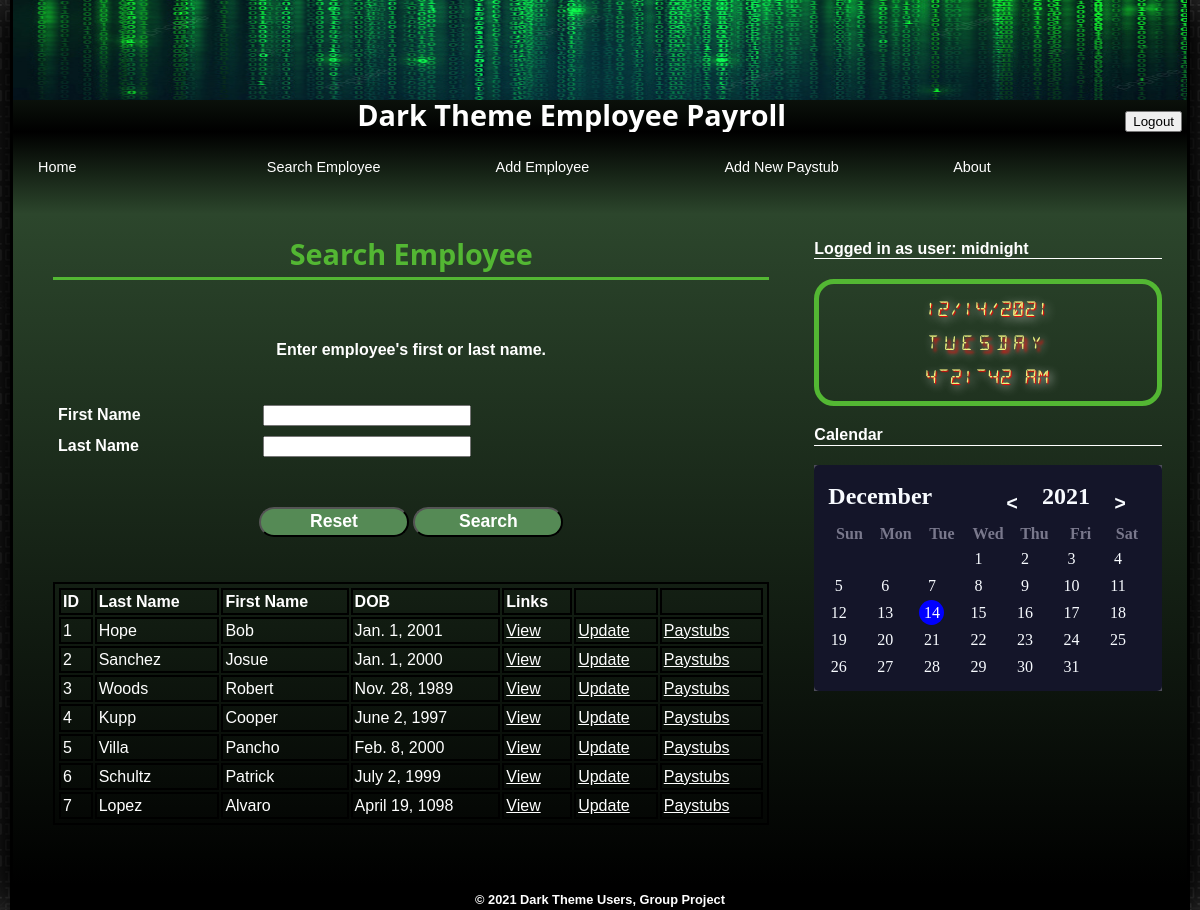
The page /search (signed in) on the database as committed earlier.
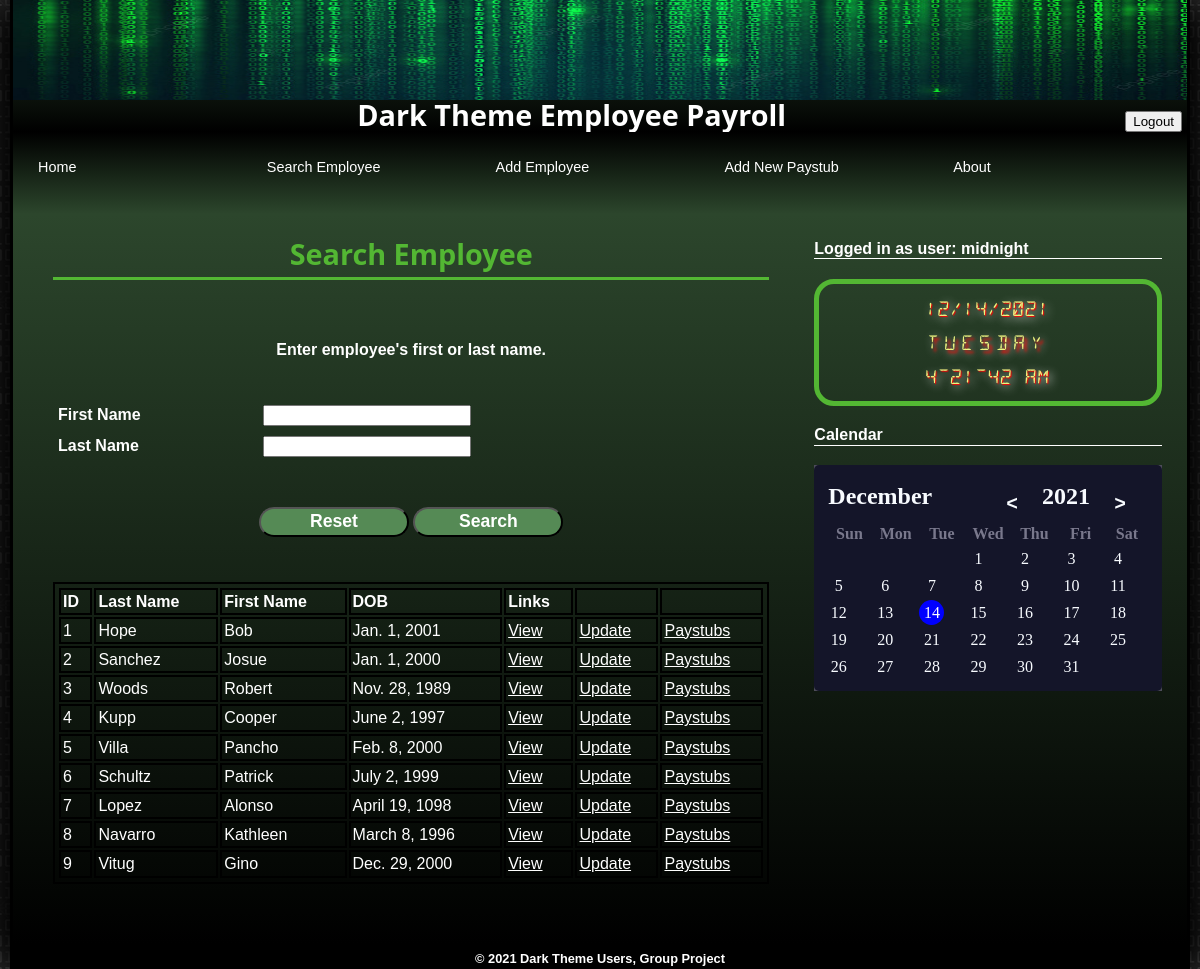
The same page on the database as committed later.
### persons/models.py (models this page shows)
class Person(models.Model):
    id_number = models.IntegerField(primary_key=True)
    first_name = models.TextField()
    last_name = models.TextField()
    middle_name = models.TextField(blank=True)
    address = models.TextField()
    birth_date = models.DateField()
    email = models.EmailField(('email address'), unique=True)

class Employee(Person):
    date_hired = models.DateField()
    pay_rate = models.DecimalField(max_digits=7, decimal_places=2)
    active = models.BooleanField()

class Person(models.Model):
    id_number = models.IntegerField(primary_key=True)
    first_name = models.TextField()
    last_name = models.TextField()
    middle_name = models.TextField(blank=True)
    address = models.TextField()
    birth_date = models.DateField()
    email = models.EmailField(('email address'), unique=True)

### persons/views.py (the view)
# urls.py: path('search', search_employee_view),
@login_required
def search_employee_view(request):
    employees = Employee.objects.all()
    context = {
        "employees": employees
    }
    if request.method == "GET":
        emp_fname = request.GET.get("fname")
        emp_lname = request.GET.get("lname")
    if isNotBlank(emp_fname):
        employees = Employee.objects.filter(first_name = emp_fname)
        context = {
            "employees": employees
        }
    elif isNotBlank(emp_lname):
        employees = Employee.objects.filter(last_name = emp_lname)
        context = {
            "employees": employees
        }
    elif isBlank(emp_fname) and isBlank(emp_lname):
        employees = Employee.objects.all()
        context = {
            "employees": employees
        }
    return render(request, "search-employee.html", context=context)

### persons/views.py (called while the page is built)
def isBlank(myString):
    return not (myString and myString.strip())

def isNotBlank(myString):
    return bool(myString and myString.strip())

### templates/search-employee.html (shortened to what this page needs)
{% extends "base.html" %}
{% block content %}
<h1>Search Employee</h1>
<p></p>
<form id="searchEmployeeForm" method="GET">
    <p>Enter employee's first or last name.<br> </p>
    <p></p>
    <label for="fnameBox">First Name</label>
    <input name="fname" id="fnameBox" type="string" />
    <label for="lnameBox">Last Name</label>
    <input name="lname" id="lnameBox" type="string" />
    <p>
        <input type="reset" />
        <input type="submit" value="Search" />
    </p>
    <p>
    <div id="table">
        <table width="100%" style="color: white; text-align: left">
            <thead>
                <tr>
                    <th>ID</th>
                    <th>Last Name</th>
                    <th>First Name</th>
                    <th>DOB</th>
                    <th>Links</th>
                    <th></th>
                    <th></th>
                </tr>
            </thead>
            <tbody>
                {% for emp in employees %}
                    <tr>
                        <td> {{ emp.id_number }} </td>
                        <td> {{ emp.last_name }} </td>
                        <td> {{ emp.first_name }} </td>
                        <td> {{ emp.birth_date }} </td>
                        <td> <a href="view/{{ emp.id_number }}" style="color: white;">View</a> </td>
                        <td> <a href="edit/{{ emp.id_number }}" style="color:white">Update</a> </td>
                        <td> <a href="paystubs/{{ emp.id_number }}" style="color: white;">Paystubs</a> </td>
                    </tr>
                {% endfor %}
            </tbody>
        </table>
    </div>
</p>
</form>
{% endblock content %}

Rows that differ between the two databases and show on the page:
changed Employee "Lopez": first_name "Alvaro" → "Alonso"
added Employee: id_number "8", last_name "Navarro", first_name "Kathleen", birth_date "March 8, 1996"
added Employee: id_number "9", last_name "Vitug", first_name "Gino", birth_date "Dec. 29, 2000"
